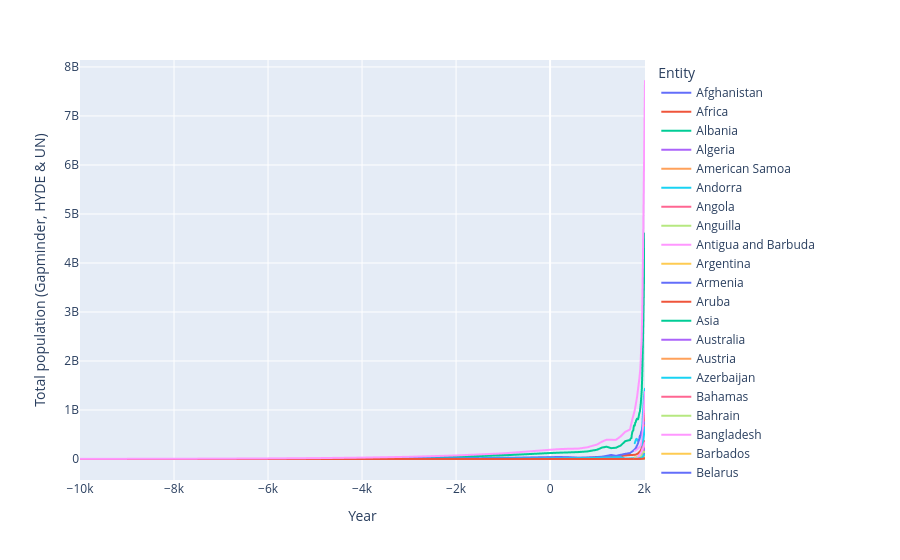

The cell this chart's notebook holds for it:
### Code cell
px.line(pop, x="Year", y="Total population (Gapminder, HYDE & UN)", color="Entity" )
